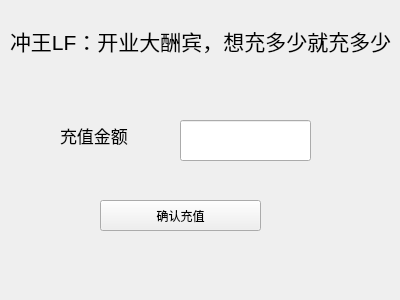
<?xml version="1.0" encoding="UTF-8"?>
<ui version="4.0">
 <class>ChargePage</class>
 <widget class="QWidget" name="ChargePage">
  <property name="geometry">
   <rect>
    <x>0</x>
    <y>0</y>
    <width>400</width>
    <height>300</height>
   </rect>
  </property>
  <property name="windowTitle">
   <string>Form</string>
  </property>
  <widget class="QLabel" name="ChargeTitle">
   <property name="geometry">
    <rect>
     <x>10</x>
     <y>0</y>
     <width>381</width>
     <height>81</height>
    </rect>
   </property>
   <property name="font">
    <font>
     <pointsize>16</pointsize>
    </font>
   </property>
   <property name="text">
    <string>冲王LF：开业大酬宾，想充多少就充多少</string>
   </property>
  </widget>
  <widget class="QLineEdit" name="ChargeInput">
   <property name="geometry">
    <rect>
     <x>180</x>
     <y>120</y>
     <width>131</width>
     <height>41</height>
    </rect>
   </property>
  </widget>
  <widget class="QLabel" name="label">
   <property name="geometry">
    <rect>
     <x>60</x>
     <y>120</y>
     <width>71</width>
     <height>31</height>
    </rect>
   </property>
   <property name="font">
    <font>
     <pointsize>13</pointsize>
    </font>
   </property>
   <property name="text">
    <string>充值金额</string>
   </property>
  </widget>
  <widget class="QPushButton" name="ChargeConfirm">
   <property name="geometry">
    <rect>
     <x>100</x>
     <y>200</y>
     <width>161</width>
     <height>31</height>
    </rect>
   </property>
   <property name="text">
    <string>确认充值</string>
   </property>
  </widget>
 </widget>
 <resources/>
 <connections/>
</ui>
